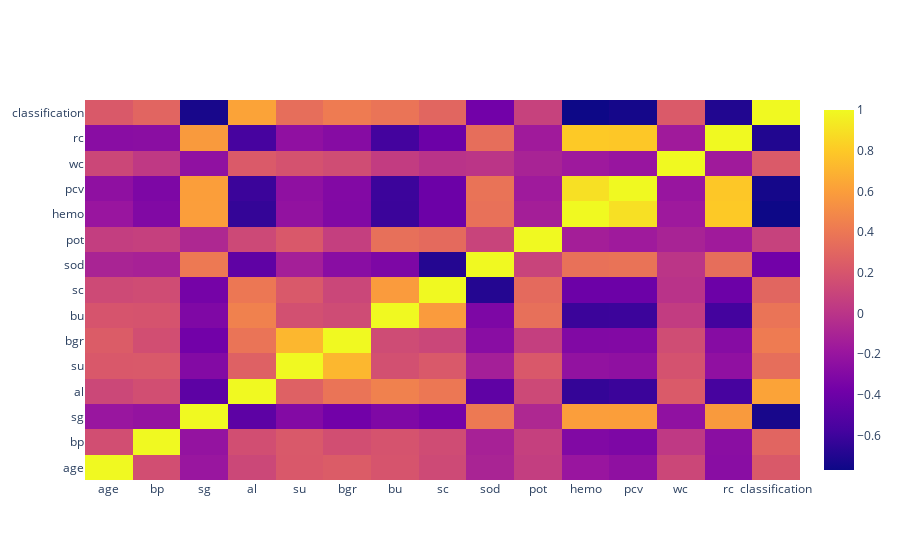

The code cell stored with this chart in its notebook:
### Code cell
#15. Correlation using plotly
corr = df.corr(numeric_only=True)
go.Figure(data=go.Heatmap(z = corr.values,x=corr.columns,y=corr.index))

### Figure 1 — Plotly figure (JSON) as saved in the notebook; plotly's stock layout.template omitted (floating-point values rounded to 4 significant figures; data arrays with more than 128 entries replaced by an {"elided": "..."} marker saying what was removed)
{"data": [{"type": "heatmap", "x": ["age", "bp", "sg", "al", "su", "bgr", "bu", "sc", "sod", "pot", "hemo", "pcv", "wc", "rc", "classification"], "y": ["age", "bp", "sg", "al", "su", "bgr", "bu", "sc", "sod", "pot", "hemo", "pcv", "wc", "rc", "classification"], "z": {"elided": "15x15 float values"}}], "layout": {}}
